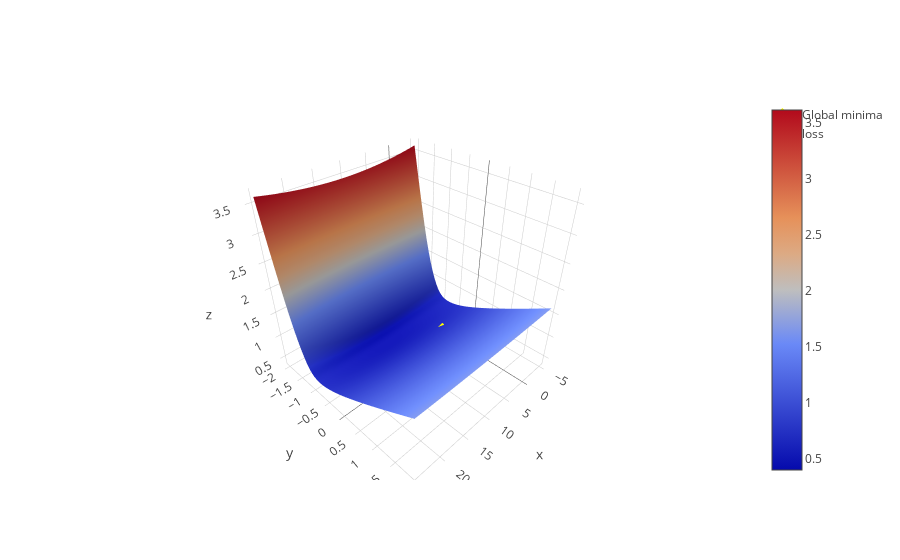

The cell this chart's notebook holds for it:
### Code cell
data.loss_landscape(L_f,L_m,secret_weight,secret_bias)
